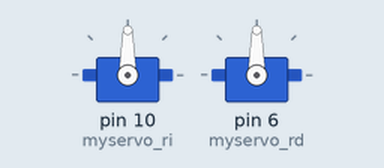
Recording of a sketch running on a simulated Arduino Uno, built with avr-gcc and run on an emulated ATmega328P. Parts: 2 × servo.

Above: at 0.1 s.
At 0.6 s:
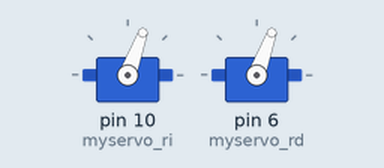
At 1.7 s:
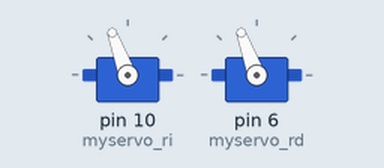
Timing chart, 0 to 3.7 s (numbered marks = the images above):
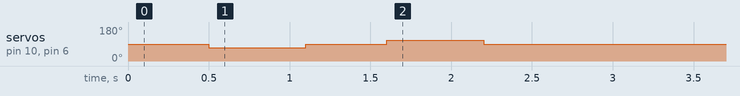

The sketch:

zowi_vuelta_izq.ino
```cpp
#include <Servo.h>

Servo myservo_ri;
Servo myservo_rd;

int vel = 0;

void setup() {
  myservo_ri.attach(10);
  myservo_rd.attach(6);

// rodillas paradas
  vel = 90;
  myservo_ri.write(vel);
  myservo_rd.write(vel);
  delay(500);

// rodillas giran a izquierdas (hast ala mitad por ejemplo)
  vel = 70;
  myservo_ri.write(vel);
  myservo_rd.write(vel);
  delay(600);

// rodillas paran
  vel = 90;
  myservo_ri.write(vel);
  myservo_rd.write(vel);
  delay(500);

// rodillas vuelven al sitio anterior
  vel = 110;
  myservo_ri.write(vel);
  myservo_rd.write(vel);
  delay(600);

// rodillas paran
  vel = 90;
  myservo_ri.write(vel);
  myservo_rd.write(vel);
  delay(500);
}

void loop() {
  // put your main code here, to run repeatedly:

}
```
